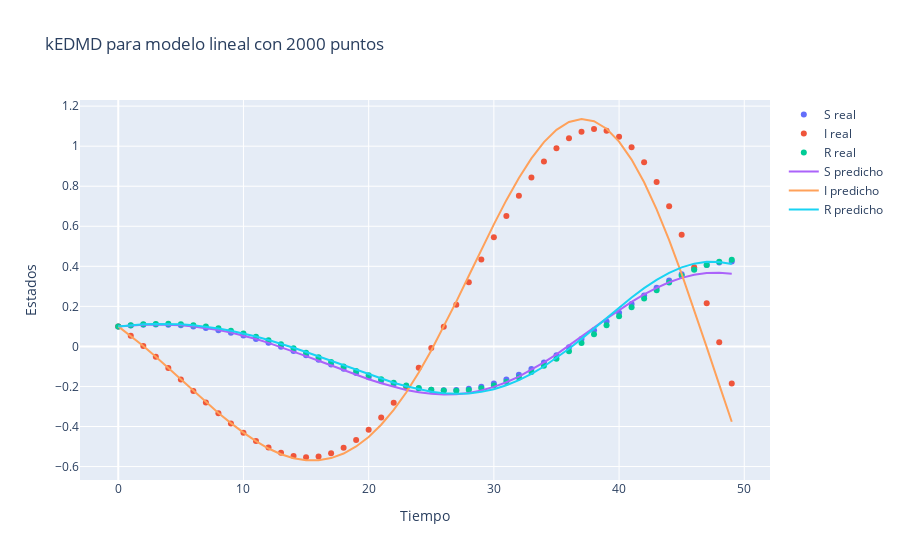

Notebook code for this chart:
### Code cell
# Matriz del modelo lineal
alpha = -0.5
A = np.array([
    [0.01, 0.04, 0.0],
    [0.01, 0.02, alpha],
    [0.0, 0.04, 0.02]
])

# Dinámica del sistema
def f(x):
    return x + A@x

# Observaciones del sistema, irrelevantes para este ejemplo
def g(x):
    return x

# Dimensiones y el kernel
N = 2000
nx, ny = 3, 3
k = Matern(length_scale=1e3, nu=0.5)

class product_dist(rv_continuous):
    def _rvs(self, size=1, random_state=stats.randint(1,10000).rvs()):
        return np.array([stats.uniform(-1,1).rvs(size=size, random_state=random_state),
                         stats.uniform(-1,1).rvs(size=size, random_state=random_state),
                         stats.uniform(-1,1).rvs(size=size, random_state=random_state)])

# Distribuciones

X_dist = product_dist()
X_dist = stats.multivariate_normal(mean=np.zeros(nx), cov=5*np.eye(3))
dyn_dist = stats.multivariate_normal(mean=np.zeros(nx), cov=1e-7*np.eye(3))
obs_dist = stats.multivariate_normal(mean=np.zeros(1), cov=1e-7*np.eye(1))

# Sistema dinámico
dyn = DynamicalSystem(nx, ny, f, g, X_dist, dyn_dist, obs_dist, discrete_time=True)

# Datos sintéticos
iters = 50
x0 = np.array([0.1, 0.1, 0.1])
x = np.zeros((iters, nx))

x[0] = x0

for i in range(1, iters):
    x[i] = f(x[i-1])

# Operador de Koopman
Koop = KoopmanOperator(k, dyn)
Koop.compute_edmd(N)

U, B, phi = Koop.U, Koop.B, Koop.phi

# Sistema con Koopman
x_koop = np.zeros((iters, nx))
x_koop[0] = B@phi(x0)
z = np.zeros((iters, N))
z[0] = phi(x0)

for i in range(1, iters):
    z[i] = U@z[i-1]
    x_koop[i] = B@z[i]

t = np.arange(iters)

# Gráfico
fig = go.Figure()

fig.add_trace(go.Scatter(x=t, y=x[:,0], name='S real', mode='markers'))
fig.add_trace(go.Scatter(x=t, y=x[:,1], name='I real', mode='markers'))
fig.add_trace(go.Scatter(x=t, y=x[:,2], name='R real', mode='markers'))

fig.add_trace(go.Scatter(x=t, y=x_koop[:,0], name='S predicho'))
fig.add_trace(go.Scatter(x=t, y=x_koop[:,1], name='I predicho'))
fig.add_trace(go.Scatter(x=t, y=x_koop[:,2], name='R predicho'))

# Colocar titulo
fig.update_layout(
    title=f"kEDMD para modelo lineal con {N} puntos",
    xaxis_title="Tiempo",
    yaxis_title="Estados"
    )

fig.write_image(img_path+"Linear1.pdf")
fig.show()

### Figure 1 — Plotly figure (JSON) as saved in the notebook; plotly's stock layout.template omitted (floating-point values rounded to 4 significant figures)
{"data": [{"mode": "markers", "name": "S real", "type": "scatter", "x": [0, 1, 2, 3, 4, 5, 6, 7, 8, 9, 10, 11, 12, 13, 14, 15, 16, 17, 18, 19, 20, 21, 22, 23, 24, 25, 26, 27, 28, 29, 30, 31, 32, 33, 34, 35, 36, 37, 38, 39, 40, 41, 42, 43, 44, 45, 46, 47, 48, 49], "y": [0.1, 0.105, 0.1082, 0.1093, 0.1084, 0.1051, 0.09954, 0.09162, 0.08134, 0.06879, 0.05408, 0.03737, 0.01886, -0.001166, -0.02241, -0.04452, -0.06711, -0.08974, -0.112, -0.1334, -0.1534, -0.1716, -0.1875, -0.2006, -0.2106, -0.217, -0.2195, -0.2177, -0.2116, -0.2009, -0.1855, -0.1656, -0.1412, -0.1125, -0.07991, -0.04379, -0.004668, 0.03686, 0.08012, 0.1243, 0.1687, 0.2123, 0.2542, 0.2935, 0.3293, 0.3606, 0.3865, 0.4062, 0.4189, 0.4239]}, {"mode": "markers", "name": "I real", "type": "scatter", "x": [0, 1, 2, 3, 4, 5, 6, 7, 8, 9, 10, 11, 12, 13, 14, 15, 16, 17, 18, 19, 20, 21, 22, 23, 24, 25, 26, 27, 28, 29, 30, 31, 32, 33, 34, 35, 36, 37, 38, 39, 40, 41, 42, 43, 44, 45, 46, 47, 48, 49], "y": [0.1, 0.053, 0.00211, -0.05189, -0.1081, -0.1655, -0.2231, -0.2797, -0.3341, -0.3851, -0.4314, -0.4719, -0.5054, -0.5308, -0.5471, -0.5535, -0.5492, -0.5336, -0.5064, -0.4674, -0.4168, -0.3547, -0.2818, -0.1989, -0.107, -0.007493, 0.09821, 0.2083, 0.3209, 0.4338, 0.5448, 0.6516, 0.7519, 0.8431, 0.9229, 0.9891, 1.039, 1.072, 1.085, 1.077, 1.048, 0.9951, 0.9194, 0.8208, 0.6999, 0.5577, 0.3957, 0.2161, 0.02134, -0.1856]}, {"mode": "markers", "name": "R real", "type": "scatter", "x": [0, 1, 2, 3, 4, 5, 6, 7, 8, 9, 10, 11, 12, 13, 14, 15, 16, 17, 18, 19, 20, 21, 22, 23, 24, 25, 26, 27, 28, 29, 30, 31, 32, 33, 34, 35, 36, 37, 38, 39, 40, 41, 42, 43, 44, 45, 46, 47, 48, 49], "y": [0.1, 0.106, 0.1102, 0.1125, 0.1127, 0.1106, 0.1062, 0.09943, 0.09023, 0.07867, 0.06484, 0.04888, 0.03098, 0.01139, -0.00962, -0.0317, -0.05447, -0.07753, -0.1004, -0.1227, -0.1438, -0.1634, -0.1808, -0.1957, -0.2076, -0.216, -0.2207, -0.2211, -0.2172, -0.2087, -0.1956, -0.1777, -0.1552, -0.1282, -0.09704, -0.06207, -0.02375, 0.01736, 0.06059, 0.1052, 0.1504, 0.1953, 0.239, 0.2806, 0.319, 0.3534, 0.3828, 0.4063, 0.423, 0.4324]}, {"name": "S predicho", "type": "scatter", "x": [0, 1, 2, 3, 4, 5, 6, 7, 8, 9, 10, 11, 12, 13, 14, 15, 16, 17, 18, 19, 20, 21, 22, 23, 24, 25, 26, 27, 28, 29, 30, 31, 32, 33, 34, 35, 36, 37, 38, 39, 40, 41, 42, 43, 44, 45, 46, 47, 48, 49], "y": [0.1, 0.105, 0.1082, 0.1093, 0.1083, 0.1051, 0.09963, 0.09186, 0.08171, 0.06912, 0.05415, 0.03697, 0.01784, -0.002942, -0.02507, -0.04819, -0.0719, -0.09579, -0.1194, -0.1423, -0.1641, -0.1841, -0.202, -0.2172, -0.229, -0.2369, -0.2403, -0.2389, -0.2321, -0.2199, -0.2021, -0.1789, -0.1505, -0.1174, -0.08013, -0.0395, 0.003649, 0.04838, 0.09367, 0.1385, 0.1818, 0.2226, 0.2599, 0.2928, 0.3205, 0.3424, 0.3579, 0.3667, 0.3685, 0.3633]}, {"name": "I predicho", "type": "scatter", "x": [0, 1, 2, 3, 4, 5, 6, 7, 8, 9, 10, 11, 12, 13, 14, 15, 16, 17, 18, 19, 20, 21, 22, 23, 24, 25, 26, 27, 28, 29, 30, 31, 32, 33, 34, 35, 36, 37, 38, 39, 40, 41, 42, 43, 44, 45, 46, 47, 48, 49], "y": [0.1, 0.053, 0.002111, -0.05188, -0.1081, -0.1656, -0.2228, -0.2785, -0.3321, -0.3831, -0.4306, -0.4733, -0.5098, -0.5386, -0.5587, -0.569, -0.5689, -0.5577, -0.5348, -0.4998, -0.452, -0.3912, -0.3171, -0.23, -0.1308, -0.0207, 0.09826, 0.2237, 0.3529, 0.4826, 0.6096, 0.7304, 0.8414, 0.9391, 1.02, 1.082, 1.121, 1.136, 1.125, 1.087, 1.023, 0.9332, 0.8195, 0.6843, 0.5306, 0.362, 0.1826, -0.003242, -0.1911, -0.3763]}, {"name": "R predicho", "type": "scatter", "x": [0, 1, 2, 3, 4, 5, 6, 7, 8, 9, 10, 11, 12, 13, 14, 15, 16, 17, 18, 19, 20, 21, 22, 23, 24, 25, 26, 27, 28, 29, 30, 31, 32, 33, 34, 35, 36, 37, 38, 39, 40, 41, 42, 43, 44, 45, 46, 47, 48, 49], "y": [0.1, 0.106, 0.1102, 0.1125, 0.1127, 0.1107, 0.1061, 0.09904, 0.08957, 0.07799, 0.0645, 0.04921, 0.03218, 0.0135, -0.006652, -0.02801, -0.05026, -0.07305, -0.096, -0.1187, -0.1409, -0.162, -0.1817, -0.1993, -0.2142, -0.2258, -0.2335, -0.2366, -0.2345, -0.2269, -0.2135, -0.194, -0.1686, -0.1372, -0.1002, -0.05825, -0.01197, 0.03767, 0.08952, 0.1423, 0.1945, 0.2446, 0.2911, 0.3325, 0.3675, 0.3947, 0.4133, 0.4225, 0.4219, 0.4113]}], "layout": {"title": {"text": "kEDMD para modelo lineal con 2000 puntos"}, "xaxis": {"title": {"text": "Tiempo"}}, "yaxis": {"title": {"text": "Estados"}}}}
